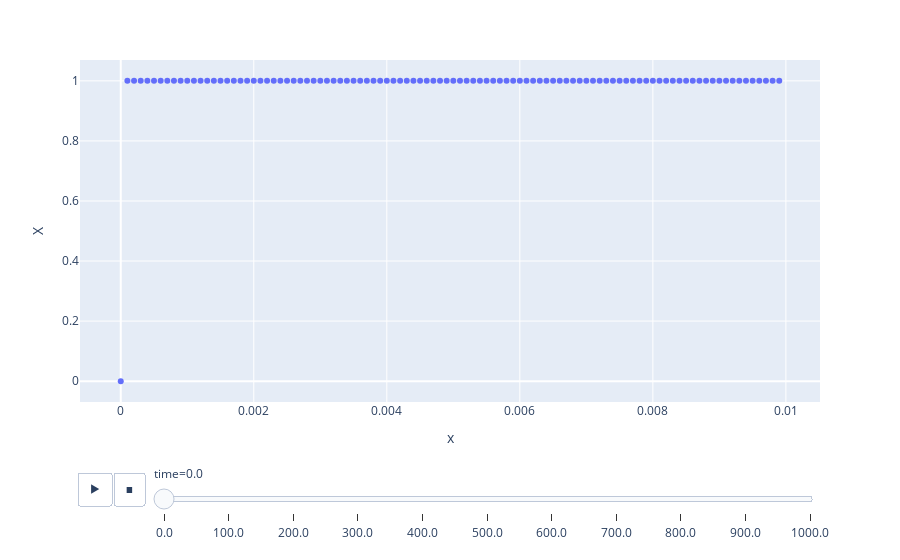

The notebook cell this image was saved under:
### Code cell
# def draw(df: pd.DataFrame):
px.scatter(df, x='x', y='X', animation_frame='time')

### Figure 1 — Plotly figure (JSON) as saved in the notebook; plotly's stock layout.template omitted (floating-point values rounded to 4 significant figures)
{"data": [{"hoverlabel": {"namelength": 0}, "hovertemplate": "time=0.0<br>x=%{x}<br>X=%{y}", "legendgroup": "", "marker": {"color": "#636efa", "symbol": "circle"}, "mode": "markers", "name": "", "showlegend": false, "type": "scatter", "x": [0, 0.0001, 0.0002, 0.0003, 0.0004, 0.0005, 0.0006, 0.0007, 0.0008, 0.0009, 0.001, 0.0011, 0.0012, 0.0013, 0.0014, 0.0015, 0.0016, 0.0017, 0.0018, 0.0019, 0.002, 0.0021, 0.0022, 0.0023, 0.0024, 0.0025, 0.0026, 0.0027, 0.0028, 0.0029, 0.003, 0.0031, 0.0032, 0.0033, 0.0034, 0.0035, 0.0036, 0.0037, 0.0038, 0.0039, 0.004, 0.0041, 0.0042, 0.0043, 0.0044, 0.0045, 0.0046, 0.0047, 0.0048, 0.0049, 0.005, 0.0051, 0.0052, 0.0053, 0.0054, 0.0055, 0.0056, 0.0057, 0.0058, 0.0059, 0.006, 0.0061, 0.0062, 0.0063, 0.0064, 0.0065, 0.0066, 0.0067, 0.0068, 0.0069, 0.007, 0.0071, 0.0072, 0.0073, 0.0074, 0.0075, 0.0076, 0.0077, 0.0078, 0.0079, 0.008, 0.0081, 0.0082, 0.0083, 0.0084, 0.0085, 0.0086, 0.0087, 0.0088, 0.0089, 0.009, 0.0091, 0.0092, 0.0093, 0.0094, 0.0095, 0.0096, 0.0097, 0.0098, 0.0099], "xaxis": "x", "y": [0, 1, 1, 1, 1, 1, 1, 1, 1, 1, 1, 1, 1, 1, 1, 1, 1, 1, 1, 1, 1, 1, 1, 1, 1, 1, 1, 1, 1, 1, 1, 1, 1, 1, 1, 1, 1, 1, 1, 1, 1, 1, 1, 1, 1, 1, 1, 1, 1, 1, 1, 1, 1, 1, 1, 1, 1, 1, 1, 1, 1, 1, 1, 1, 1, 1, 1, 1, 1, 1, 1, 1, 1, 1, 1, 1, 1, 1, 1, 1, 1, 1, 1, 1, 1, 1, 1, 1, 1, 1, 1, 1, 1, 1, 1, 1, 1, 1, 1, 1], "yaxis": "y"}], "layout": {"legend": {"tracegroupgap": 0}, "margin": {"t": 60}, "sliders": [{"active": 0, "currentvalue": {"prefix": "time="}, "len": 0.9, "pad": {"b": 10, "t": 60}, "steps": [{"args": [["0.0"], {"frame": {"duration": 0, "redraw": false}, "fromcurrent": true, "mode": "immediate", "transition": {"duration": 0, "easing": "linear"}}], "label": "0.0", "method": "animate"}, {"args": [["100.0"], {"frame": {"duration": 0, "redraw": false}, "fromcurrent": true, "mode": "immediate", "transition": {"duration": 0, "easing": "linear"}}], "label": "100.0", "method": "animate"}, {"args": [["200.0"], {"frame": {"duration": 0, "redraw": false}, "fromcurrent": true, "mode": "immediate", "transition": {"duration": 0, "easing": "linear"}}], "label": "200.0", "method": "animate"}, {"args": [["300.0"], {"frame": {"duration": 0, "redraw": false}, "fromcurrent": true, "mode": "immediate", "transition": {"duration": 0, "easing": "linear"}}], "label": "300.0", "method": "animate"}, {"args": [["400.0"], {"frame": {"duration": 0, "redraw": false}, "fromcurrent": true, "mode": "immediate", "transition": {"duration": 0, "easing": "linear"}}], "label": "400.0", "method": "animate"}, {"args": [["500.0"], {"frame": {"duration": 0, "redraw": false}, "fromcurrent": true, "mode": "immediate", "transition": {"duration": 0, "easing": "linear"}}], "label": "500.0", "method": "animate"}, {"args": [["600.0"], {"frame": {"duration": 0, "redraw": false}, "fromcurrent": true, "mode": "immediate", "transition": {"duration": 0, "easing": "linear"}}], "label": "600.0", "method": "animate"}, {"args": [["700.0"], {"frame": {"duration": 0, "redraw": false}, "fromcurrent": true, "mode": "immediate", "transition": {"duration": 0, "easing": "linear"}}], "label": "700.0", "method": "animate"}, {"args": [["800.0"], {"frame": {"duration": 0, "redraw": false}, "fromcurrent": true, "mode": "immediate", "transition": {"duration": 0, "easing": "linear"}}], "label": "800.0", "method": "animate"}, {"args": [["900.0"], {"frame": {"duration": 0, "redraw": false}, "fromcurrent": true, "mode": "immediate", "transition": {"duration": 0, "easing": "linear"}}], "label": "900.0", "method": "animate"}, {"args": [["1000.0"], {"frame": {"duration": 0, "redraw": false}, "fromcurrent": true, "mode": "immediate", "transition": {"duration": 0, "easing": "linear"}}], "label": "1000.0", "method": "animate"}], "x": 0.1, "xanchor": "left", "y": 0, "yanchor": "top"}], "updatemenus": [{"buttons": [{"args": [null, {"frame": {"duration": 500, "redraw": false}, "fromcurrent": true, "mode": "immediate", "transition": {"duration": 500, "easing": "linear"}}], "label": "&#9654;", "method": "animate"}, {"args": [[null], {"frame": {"duration": 0, "redraw": false}, "fromcurrent": true, "mode": "immediate", "transition": {"duration": 0, "easing": "linear"}}], "label": "&#9724;", "method": "animate"}], "direction": "left", "pad": {"r": 10, "t": 70}, "showactive": false, "type": "buttons", "x": 0.1, "xanchor": "right", "y": 0, "yanchor": "top"}], "xaxis": {"anchor": "y", "domain": [0, 1], "title": {"text": "x"}}, "yaxis": {"anchor": "x", "domain": [0, 1], "title": {"text": "X"}}}}
